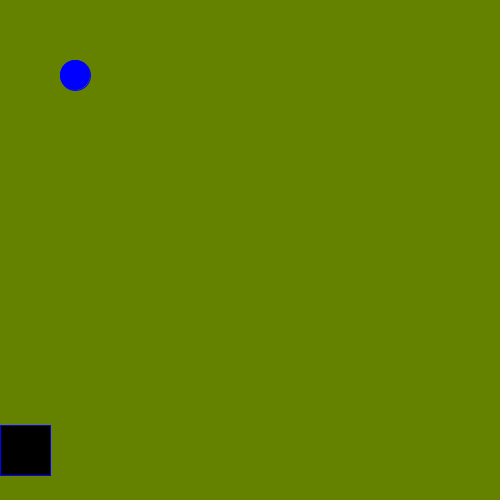
Frame 1 (no input)
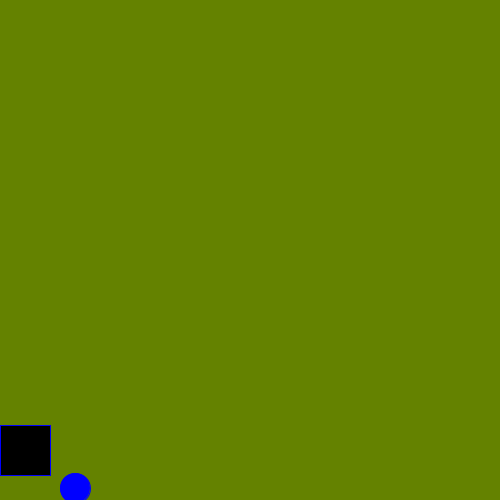
Frame 60 (the mouse pressed at the canvas centre just before this capture)
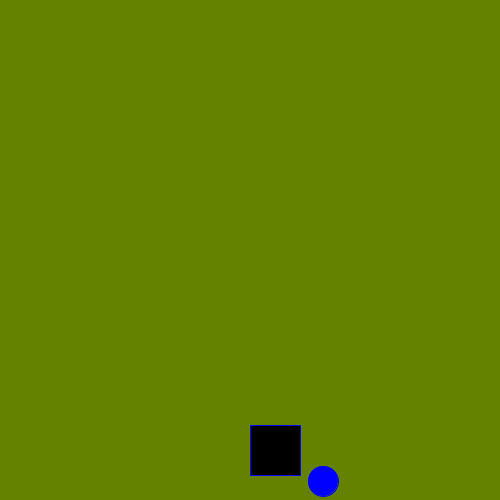
Frame 120 (the mouse held since frame 60 and released just before this capture)

The Processing sketch that drew these frames (run headless with seeded random() and noise(); from frame 60 on, the mouse is pressed at the canvas centre):

// Processing sketch: rainGame
// ── rainGame.pde
  int y= 75;
  int x = 75;
  
  
void setup(){
  size(500,500);

}


void draw(){

    background(100, 130, 0);
    fill(0, 0, 255);
    stroke(0,0 , 255);
    ellipse(x, y, 30, 30);
    y+=7;
    fill(0,0,0);
       rect(mouseX,425,50,50);
       
     
if(y>=height){
y=75;
x = (int) random(500);
fill(255,255,255);

    
}
}
